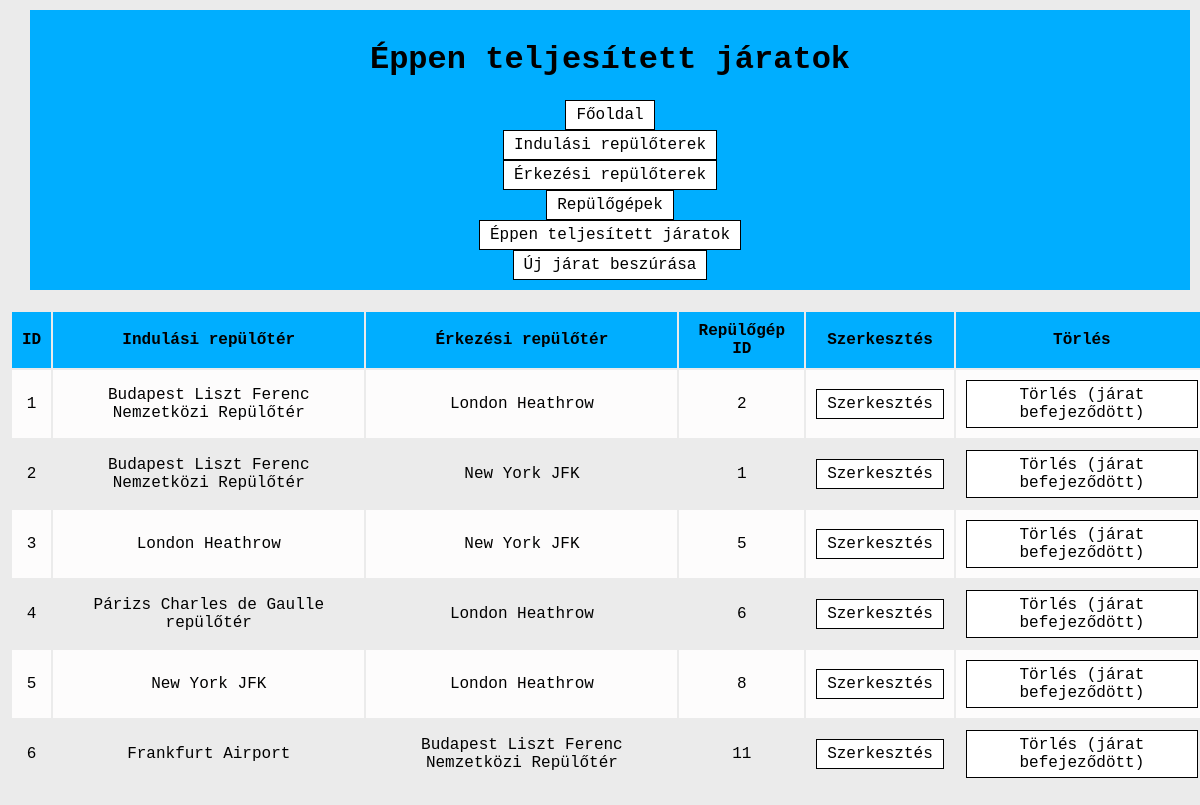
The page /jarat.php on the database its author committed.
### tables this page shows
create table Jarat (
  id int primary key auto_increment,
  RepterindulId int not null,
  ReptererkezikId int not null,
  RepulogepId int not null,
  
  foreign key (RepterindulId) references Repterindul(id),
  foreign key (ReptererkezikId) references Reptererkezik(id),
  foreign key (RepulogepId) references Repulogep(id)
);

### jarat.php (the view, shortened to what this page needs)
<?php
$link= openDB();
?>
<html>
    <head>
        <link rel="stylesheet" type="text/css" href="theme.css">
    </head>
    <body>
        <div class="keret">
        <div class="fejlec">
        <h1>Éppen teljesített járatok</h1>
        <a href="insert-repterindul-jarat.php">Új járat beszúrása</a>
        </div>
            <?php
                $querySelect="SELECT id, RepterindulId, ReptererkezikId, RepulogepId FROM Jarat";
                $resultSelect=mysqli_query($link, $querySelect) or die(mysqli_error($link));
            ?>
            <table>
                <thead>
                    <tr>
                        <th>ID</th>
                        <th>Indulási repülőtér</th>
                        <th>Érkezési repülőtér</th>
                        <th>Repülőgép ID</th>
                        <th>Szerkesztés</th>
                        <th>Törlés</th>
                    </tr>
                </thead>
                <tbody>
                <?php while($row=mysqli_fetch_array($resultSelect)): ?>
                    <tr>
                        <td><?=$row['id']?></td>
                        <?php $RepterindulNev=sprintf("SELECT DISTINCT concat(Repterindul.Varos, \" \", Repterindul.Nev) AS \"RepterindulNev\" FROM Repterindul WHERE id=%d", $row['RepterindulId']);
                              $rowRepterindulNev=mysqli_fetch_array(mysqli_query($link, $RepterindulNev));
                        ?>
                        <td><?=$rowRepterindulNev['RepterindulNev']?></td>
                        <?php $ReptererkezikNev=sprintf("SELECT DISTINCT concat(Reptererkezik.Varos, \" \", Reptererkezik.Nev) AS \"ReptererkezikNev\" FROM Reptererkezik WHERE id=%d", $row['ReptererkezikId']);
                              $rowReptererkezikNev=mysqli_fetch_array(mysqli_query($link, $ReptererkezikNev));
                        ?>
                        <td><?=$rowReptererkezikNev['ReptererkezikNev']?></td>
                        <td><?=$row['RepulogepId']?></td>
                        <td><a href="edit-repterindul-jarat.php?jaratid=<?=$row['id']?>">Szerkesztés</td>
                        <td><a href="delete-jarat.php?jaratid=<?=$row['id']?>">Törlés (járat befejeződött)</td>
                    </tr>
                <?php endwhile; ?>
                </tbody>
            </table>
        </div>
    </body>
</html>

### theme.css (style rules this page uses)
body { font-family:'Courier New', Courier, monospace; margin: auto; }
.keret { width: 100%; height: 1920px;; padding: 10px; margin-left:auto; margin-right:auto; background-color: #ebebeb; }
a:link, a:visited { background-color: white; color: black; border: 1px solid black; padding: 5px 10px; text-align: center; text-decoration: none; display: inline-block; }
.fejlec { width:95%; text-align: center; margin-left:auto; margin-right:auto; background-color: #00aeff; padding: 10px; margin-bottom: 20px }
table { margin-left:auto; margin-right:auto; }
th { background-color: #00aeff; }
th, td { text-align: center; padding: 10px; }
tr:nth-child(odd) { background-color: #fdfcfc; }

### rows shown on the page
jarat: id "1", RepterindulNev "Budapest Liszt Ferenc Nemzetközi Repülőtér", ReptererkezikNev "London Heathrow", RepulogepId "2"
jarat: id "2", RepterindulNev "Budapest Liszt Ferenc Nemzetközi Repülőtér", ReptererkezikNev "New York JFK", RepulogepId "1"
jarat: id "3", RepterindulNev "London Heathrow", ReptererkezikNev "New York JFK", RepulogepId "5"
jarat: id "4", RepterindulNev "Párizs Charles de Gaulle repülőtér", ReptererkezikNev "London Heathrow", RepulogepId "6"
jarat: id "5", RepterindulNev "New York JFK", ReptererkezikNev "London Heathrow", RepulogepId "8"
jarat: id "6", RepterindulNev "Frankfurt Airport", ReptererkezikNev "Budapest Liszt Ferenc Nemzetközi Repülőtér", RepulogepId "11"
